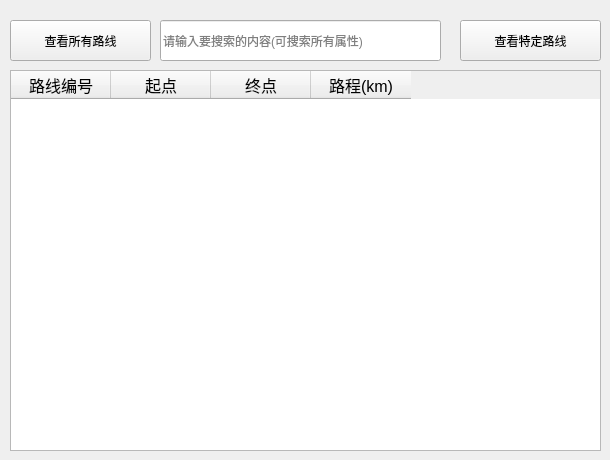
      <widget class="QWidget" name="tab_8">
       <attribute name="title">
        <string>查看路线</string>
       </attribute>
       <widget class="QTableWidget" name="tableWidget_3">
        <property name="geometry">
         <rect>
          <x>10</x>
          <y>70</y>
          <width>591</width>
          <height>381</height>
         </rect>
        </property>
        <property name="minimumSize">
         <size>
          <width>591</width>
          <height>0</height>
         </size>
        </property>
        <attribute name="verticalHeaderVisible">
         <bool>false</bool>
        </attribute>
        <column>
         <property name="text">
          <string>路线编号</string>
         </property>
         <property name="font">
          <font>
           <pointsize>12</pointsize>
          </font>
         </property>
         <property name="textAlignment">
          <set>AlignCenter</set>
         </property>
        </column>
        <column>
         <property name="text">
          <string>起点</string>
         </property>
         <property name="font">
          <font>
           <pointsize>12</pointsize>
          </font>
         </property>
         <property name="textAlignment">
          <set>AlignCenter</set>
         </property>
        </column>
        <column>
         <property name="text">
          <string>终点</string>
         </property>
         <property name="font">
          <font>
           <pointsize>12</pointsize>
          </font>
         </property>
         <property name="textAlignment">
          <set>AlignCenter</set>
         </property>
        </column>
        <column>
         <property name="text">
          <string>路程(km)</string>
         </property>
         <property name="font">
          <font>
           <pointsize>12</pointsize>
          </font>
         </property>
         <property name="textAlignment">
          <set>AlignCenter</set>
         </property>
        </column>
       </widget>
       <widget class="QPushButton" name="serchbutton_3">
        <property name="geometry">
         <rect>
          <x>10</x>
          <y>20</y>
          <width>141</width>
          <height>41</height>
         </rect>
        </property>
        <property name="text">
         <string>查看所有路线</string>
        </property>
        <property name="icon">
         <iconset resource="../image/image.qrc">
          <normaloff>:/icon/icon/搜索.png</normaloff>:/icon/icon/搜索.png</iconset>
        </property>
        <property name="iconSize">
         <size>
          <width>24</width>
          <height>24</height>
         </size>
        </property>
       </widget>
       <widget class="QLineEdit" name="lineEdit_20">
        <property name="geometry">
         <rect>
          <x>160</x>
          <y>20</y>
          <width>281</width>
          <height>41</height>
         </rect>
        </property>
        <property name="inputMask">
         <string/>
        </property>
        <property name="placeholderText">
         <string>请输入要搜索的内容(可搜索所有属性)</string>
        </property>
       </widget>
       <widget class="QPushButton" name="serchbutton_8">
        <property name="geometry">
         <rect>
          <x>460</x>
          <y>20</y>
          <width>141</width>
          <height>41</height>
         </rect>
        </property>
        <property name="text">
         <string>查看特定路线</string>
        </property>
        <property name="icon">
         <iconset resource="../image/image.qrc">
          <normaloff>:/icon/icon/搜索 (1).png</normaloff>:/icon/icon/搜索 (1).png</iconset>
        </property>
        <property name="iconSize">
         <size>
          <width>24</width>
          <height>24</height>
         </size>
        </property>
       </widget>
      </widget>
